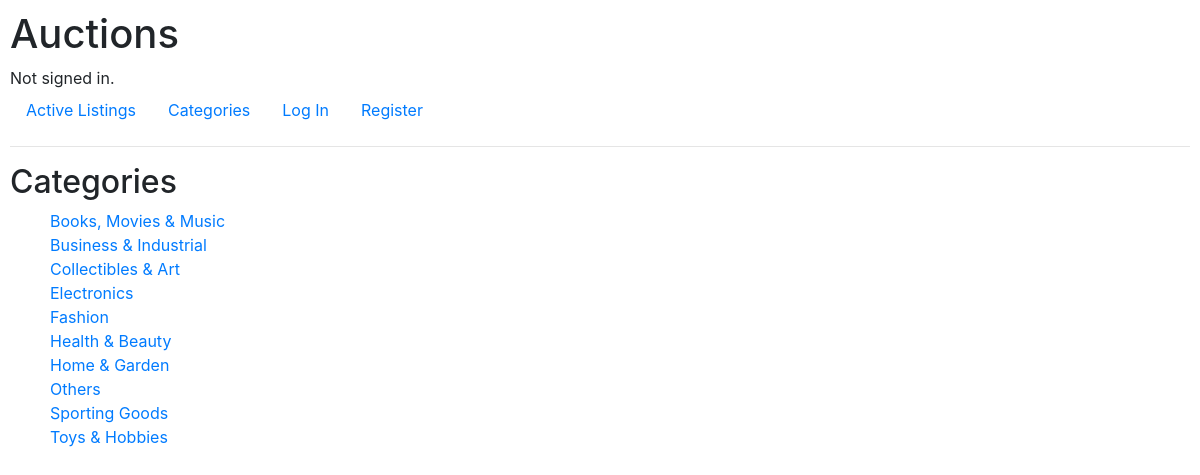
The page /categories on the database its author committed.
### auctions/models.py (models this page shows, shortened)
class Category(models.Model):
    name = models.CharField(max_length=128)
    class Meta:
        verbose_name_plural = "categories"

### auctions/views.py (the view)
# urls.py: path("categories", views.display_all_categories, name="display_all_categories"),
def display_all_categories(request):
    try:
        categories = Category.objects.all()
    except Category.DoesNotExist:
        categories = None
    return render(request, "auctions/all_categories.html", {"categories": categories})

### auctions/templates/auctions/all_categories.html
{% extends "auctions/layout.html" %}
{% block body %}
    <h2>Categories</h2>
    <ul>
        {% for category in categories %}
            <li>
                <a href="{% url 'display_single_category' category_id=category.id %}">{{ category.name }}</a>
            </li>
        {% empty %}
            There are no categories.
        {% endfor %}
    </ul>
{% endblock %}

### auctions/templates/auctions/layout.html (shortened to what this page needs)
{% load static %}
<!DOCTYPE html>
<html lang="en">
<head>
    <link rel="stylesheet" href="https://stackpath.bootstrapcdn.com/bootstrap/4.4.1/css/bootstrap.min.css">
    <link href="{% static 'auctions/styles.css' %}" rel="stylesheet">
</head>
<body>
<h1>Auctions</h1>
<div>
    {% if user.is_authenticated %}
        Signed in as <strong>{{ user.username }}</strong>.
    {% else %}
        Not signed in.
    {% endif %}
</div>
<ul class="nav">
    <li class="nav-item">
        <a class="nav-link" href="{% url 'index' %}">Active Listings</a>
    </li>
    <li class="nav-item">
        <a class="nav-link" href="{% url 'display_all_categories' %}">Categories</a>
    </li>
    {% if user.is_authenticated %}
        <li class="nav-item">
            <a class="nav-link" href="{% url 'display_watchlist' %}">Watchlist</a>
        </li>
        <li class="nav-item">
            <a class="nav-link" href="{% url 'create_listing' %}">Create Listing</a>
        </li>
        <li class="nav-item">
            <a class="nav-link" href="{% url 'logout' %}">Log Out</a>
        </li>
    {% else %}
        <li class="nav-item">
            <a class="nav-link" href="{% url 'login' %}">Log In</a>
        </li>
        <li class="nav-item">
            <a class="nav-link" href="{% url 'register' %}">Register</a>
        </li>
    {% endif %}
</ul>
<hr>
{% block body %}
{% endblock %}
</body>
</html>

### auctions/static/auctions/styles.css (style rules this page uses)
body { padding: 10px; }
ul { list-style-type: none; }

### rows shown on the page
Category: name "Books, Movies & Music"
Category: name "Business & Industrial"
Category: name "Collectibles & Art"
Category: name "Electronics"
Category: name "Fashion"
Category: name "Health & Beauty"
Category: name "Home & Garden"
Category: name "Others"
Category: name "Sporting Goods"
Category: name "Toys & Hobbies"
